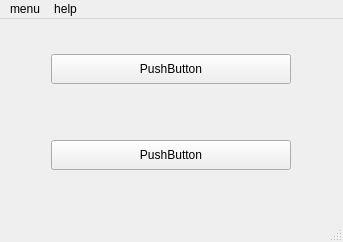
<?xml version="1.0" encoding="UTF-8"?>
<ui version="4.0">
 <class>MainWindow</class>
 <widget class="QMainWindow" name="MainWindow">
  <property name="geometry">
   <rect>
    <x>0</x>
    <y>0</y>
    <width>343</width>
    <height>242</height>
   </rect>
  </property>
  <property name="windowTitle">
   <string>MainWindow</string>
  </property>
  <widget class="QWidget" name="centralwidget">
   <widget class="QWidget" name="gridLayoutWidget">
    <property name="geometry">
     <rect>
      <x>0</x>
      <y>0</y>
      <width>341</width>
      <height>201</height>
     </rect>
    </property>
    <layout class="QGridLayout" name="gridLayout">
     <item row="1" column="1">
      <widget class="QPushButton" name="newNote">
       <property name="minimumSize">
        <size>
         <width>0</width>
         <height>30</height>
        </size>
       </property>
       <property name="text">
        <string>PushButton</string>
       </property>
      </widget>
     </item>
     <item row="4" column="1">
      <spacer name="verticalSpacer_7">
       <property name="orientation">
        <enum>Qt::Vertical</enum>
       </property>
       <property name="sizeType">
        <enum>QSizePolicy::Minimum</enum>
       </property>
       <property name="sizeHint" stdset="0">
        <size>
         <width>20</width>
         <height>30</height>
        </size>
       </property>
      </spacer>
     </item>
     <item row="3" column="2">
      <spacer name="horizontalSpacer_4">
       <property name="orientation">
        <enum>Qt::Horizontal</enum>
       </property>
       <property name="sizeHint" stdset="0">
        <size>
         <width>30</width>
         <height>20</height>
        </size>
       </property>
      </spacer>
     </item>
     <item row="1" column="2">
      <spacer name="horizontalSpacer_2">
       <property name="orientation">
        <enum>Qt::Horizontal</enum>
       </property>
       <property name="sizeHint" stdset="0">
        <size>
         <width>40</width>
         <height>20</height>
        </size>
       </property>
      </spacer>
     </item>
     <item row="0" column="1">
      <spacer name="verticalSpacer_5">
       <property name="orientation">
        <enum>Qt::Vertical</enum>
       </property>
       <property name="sizeType">
        <enum>QSizePolicy::Fixed</enum>
       </property>
       <property name="sizeHint" stdset="0">
        <size>
         <width>20</width>
         <height>15</height>
        </size>
       </property>
      </spacer>
     </item>
     <item row="2" column="1">
      <spacer name="verticalSpacer_6">
       <property name="orientation">
        <enum>Qt::Vertical</enum>
       </property>
       <property name="sizeType">
        <enum>QSizePolicy::Fixed</enum>
       </property>
       <property name="sizeHint" stdset="0">
        <size>
         <width>20</width>
         <height>30</height>
        </size>
       </property>
      </spacer>
     </item>
     <item row="3" column="0">
      <spacer name="horizontalSpacer_3">
       <property name="orientation">
        <enum>Qt::Horizontal</enum>
       </property>
       <property name="sizeHint" stdset="0">
        <size>
         <width>30</width>
         <height>20</height>
        </size>
       </property>
      </spacer>
     </item>
     <item row="3" column="1">
      <widget class="QPushButton" name="allNotes">
       <property name="minimumSize">
        <size>
         <width>240</width>
         <height>30</height>
        </size>
       </property>
       <property name="text">
        <string>PushButton</string>
       </property>
      </widget>
     </item>
     <item row="1" column="0">
      <spacer name="horizontalSpacer">
       <property name="orientation">
        <enum>Qt::Horizontal</enum>
       </property>
       <property name="sizeHint" stdset="0">
        <size>
         <width>40</width>
         <height>20</height>
        </size>
       </property>
      </spacer>
     </item>
    </layout>
   </widget>
  </widget>
  <widget class="QMenuBar" name="menubar">
   <property name="geometry">
    <rect>
     <x>0</x>
     <y>0</y>
     <width>343</width>
     <height>21</height>
    </rect>
   </property>
   <widget class="QMenu" name="menumenu">
    <property name="title">
     <string>menu</string>
    </property>
    <addaction name="separator"/>
    <addaction name="separator"/>
    <addaction name="actionNew_note"/>
    <addaction name="actionAll_notes"/>
   </widget>
   <widget class="QMenu" name="menuhelp">
    <property name="title">
     <string>help</string>
    </property>
    <addaction name="actionHelp"/>
   </widget>
   <addaction name="menumenu"/>
   <addaction name="menuhelp"/>
  </widget>
  <widget class="QStatusBar" name="statusbar"/>
  <action name="actionNew_note">
   <property name="text">
    <string>New note</string>
   </property>
   <property name="shortcut">
    <string>Ctrl+N</string>
   </property>
  </action>
  <action name="actionAll_notes">
   <property name="text">
    <string>All notes</string>
   </property>
   <property name="shortcut">
    <string>Ctrl+O</string>
   </property>
  </action>
  <action name="actionHelp">
   <property name="text">
    <string>Help</string>
   </property>
   <property name="shortcut">
    <string>F1</string>
   </property>
  </action>
 </widget>
 <resources/>
 <connections/>
</ui>
